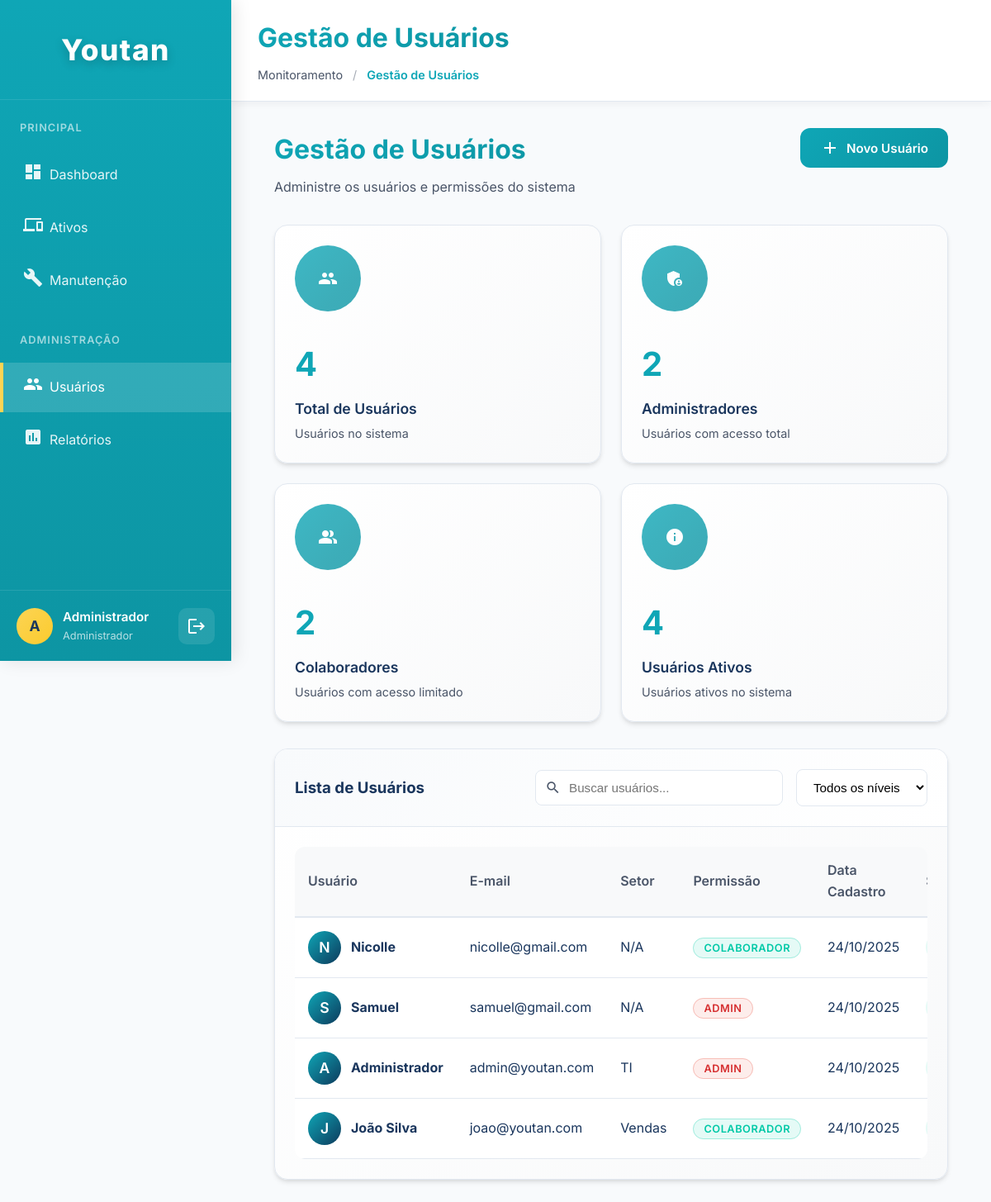
/users.php (signed in), run on the app's committed database.
### tables this page shows
CREATE TABLE `usuarios` (
  `id` int(11) NOT NULL,
  `nome` varchar(100) NOT NULL,
  `email` varchar(100) NOT NULL,
  `senha` varchar(255) NOT NULL,
  `nivel_permissao` enum('admin','colaborador') NOT NULL DEFAULT 'colaborador',
  `setor` varchar(100) DEFAULT NULL,
  `data_criacao` timestamp NOT NULL DEFAULT current_timestamp(),
  `ativo` tinyint(1) DEFAULT 1
);

### users.php (the view, shortened to what this page needs)
<?php
require_once 'includes/db.php';
include 'includes/header.php';
$usuarios = $conn->query("SELECT * FROM usuarios ORDER BY data_criacao DESC")->fetchAll();
$stats = $conn->query("
    SELECT
        COUNT(*) as total,
        SUM(CASE WHEN nivel_permissao = 'admin' THEN 1 ELSE 0 END) as administradores,
        SUM(CASE WHEN nivel_permissao = 'colaborador' THEN 1 ELSE 0 END) as colaboradores,
        SUM(CASE WHEN ativo = 1 THEN 1 ELSE 0 END) as ativos
    FROM usuarios
")->fetch();
?>
<div class="container">
    <div class="page-header animate-fadeIn">
        <div class="header-left">
            <h1>Gestão de Usuários</h1>
            <p>Administre os usuários e permissões do sistema</p>
        </div>
        <button class="btn btn-primary animate-fadeIn" onclick="document.getElementById('modal-cadastro').style.display='flex'">
            <i class="icons icon-add"></i>
            Novo Usuário
        </button>
    </div>
    <div class="kpi-grid">
        <div class="card animate-fadeIn">
            <div class="card-body">
                <div class="kpi-header">
                    <div class="kpi-icon">
                        <i class="icons icon-users"></i>
                    </div>
                </div>
                <div class="kpi-value"><?php echo $stats['total'] ?? 0; ?></div>
                <div class="kpi-label">Total de Usuários</div>
                <div class="kpi-description">Usuários no sistema</div>
            </div>
        </div>
        <div class="card animate-fadeIn">
            <div class="card-body">
                <div class="kpi-header">
                    <div class="kpi-icon">
                        <i class="icons icon-admin"></i>
                    </div>
                </div>
                <div class="kpi-value"><?php echo $stats['administradores'] ?? 0; ?></div>
                <div class="kpi-label">Administradores</div>
                <div class="kpi-description">Usuários com acesso total</div>
            </div>
        </div>
        <div class="card animate-fadeIn">
            <div class="card-body">
                <div class="kpi-header">
                    <div class="kpi-icon">
                        <i class="icons icon-people"></i>
                    </div>
                </div>
                <div class="kpi-value"><?php echo $stats['colaboradores'] ?? 0; ?></div>
                <div class="kpi-label">Colaboradores</div>
                <div class="kpi-description">Usuários com acesso limitado</div>
            </div>
        </div>
        <div class="card animate-fadeIn">
            <div class="card-body">
                <div class="kpi-header">
                    <div class="kpi-icon">
                        <i class="icons icon-status"></i>
                    </div>
                </div>
                <div class="kpi-value"><?php echo $stats['ativos'] ?? 0; ?></div>
                <div class="kpi-label">Usuários Ativos</div>
                <div class="kpi-description">Usuários ativos no sistema</div>
            </div>
        </div>
    </div>
    <div class="card animate-fadeIn">
        <div class="card-header">
            <h3>Lista de Usuários</h3>
            <div class="header-actions">
                <div class="search-box">
                    <input type="text" placeholder="Buscar usuários..." class="search-input" id="searchInput">
                </div>
                <select class="filter-select" id="filterSelect">
                    <option value="">Todos os níveis</option>
                </select>
            </div>
        </div>
        <div class="card-body">
            <div class="table-responsive">
                <table class="data-table">
                    <thead>
                        <tr>
                            <th>Usuário</th>
                            <th>E-mail</th>
                            <th>Setor</th>
                            <th>Permissão</th>
                            <th>Data Cadastro</th>
                            <th>Status</th>
                        </tr>
                    </thead>
                    <tbody>
                        <?php if (empty($usuarios)): ?>
                            <tr>
                                <td colspan="7" class="empty-state">
                                    <div class="empty-icon">
                                        <i class="icons icon-users"></i>
                                    </div>
                                    <h4>Nenhum usuário cadastrado</h4>
                                    <p>Cadastre o primeiro usuário do sistema</p>
                                </td>
                            </tr>
                        <?php else: ?>
                            <?php foreach ($usuarios as $usuario): ?>
                                <tr class="animate-fadeIn" data-nivel="<?php echo $usuario['nivel_permissao']; ?>">
                                    <td>
                                        <div class="table-user-info">
                                            <div class="table-user-avatar">
                                                <?php echo strtoupper(substr($usuario['nome'], 0, 1)); ?>
                                            </div>
                                            <div class="table-user-details">
                                                <strong><?php echo htmlspecialchars($usuario['nome']); ?></strong>
                                            </div>
                                        </div>
                                    </td>
                                    <td><?php echo htmlspecialchars($usuario['email']); ?></td>
                                    <td><?php echo htmlspecialchars($usuario['setor'] ?? 'N/A'); ?></td>
                                    <td>
                                        <span class="badge badge-<?php echo $usuario['nivel_permissao']; ?>">
                                            <?php echo ucfirst($usuario['nivel_permissao']); ?>
                                        </span>
                                    </td>
                                    <td><?php echo date('d/m/Y', strtotime($usuario['data_criacao'])); ?></td>
                                    <td>
                                    </td>
                                </tr>
                            <?php endforeach; ?>
                        <?php endif; ?>
                    </tbody>
                </table>
            </div>
        </div>
    </div>
</div>
<?php
include 'includes/footer.php';
?>

### css/global.css (style rules this page uses)
:root { --cor-primaria: #0fa6b6; --cor-secundaria: #fcd454; --cor-terciaria: #d4ec7c; --cor-quaternaria: #74c1a0; --cor-fundo: #f8fafc; --cor-fundo-auth: #f8f9fa; --cor-fundo-card: #ffffff; --cor-texto: #1a365d; --cor-texto-secundario: #4a5568; --cor-borda: #e2e8f0; --cor-erro: #e53e3e; --cor-sucesso: #38a169; --cor-alerta: #d69e2e; --cor-info: #3182ce; --cor-branca: #ffffff; --sombra: 0 4px 6px -1px rgba(0, 0, 0, 0.1), 0 2px 4px -1px rgba(0, 0, 0, 0.06); --sombra-hover: 0 20px 25px -5px rgba(0, 0, 0, 0.1), 0 10px 10px -5px rgba(0, 0, 0, 0.04); --gradiente-primario: linear-gradient(135deg, #0fa6b6 0%, #0d95a3 100%); --gradiente-secundario: linear-gradient(135deg, #fcd454 0%, #fbcb2e 100%); }
* { margin: 0; padding: 0; box-sizing: border-box; }
body { font-family: 'Inter', -apple-system, BlinkMacSystemFont, sans-serif; background-color: var(--cor-fundo); color: var(--cor-texto); line-height: 1.6; overflow-x: hidden; }
.container { max-width: 1200px; margin: 0 auto; padding: 0 20px; }
.animate-fadeIn { animation: fadeIn 0.6s ease-out; }
.card { background: var(--cor-fundo-card); border-radius: 16px; box-shadow: var(--sombra); border: 1px solid var(--cor-borda); transition: all 0.3s cubic-bezier(0.4, 0, 0.2, 1); overflow: hidden; animation: fadeIn 0.6s ease-out; }
.card-header { padding: 24px; border-bottom: 1px solid var(--cor-borda); background: linear-gradient(135deg, #f8fafc 0%, #ffffff 100%); display: flex; justify-content: space-between; align-items: center; }
.card-body { padding: 24px; }
.btn { display: inline-flex; align-items: center; gap: 8px; padding: 12px 24px; border: none; border-radius: 12px; font-weight: 600; font-size: 0.95rem; cursor: pointer; transition: all 0.3s cubic-bezier(0.4, 0, 0.2, 1); text-decoration: none; font-family: inherit; position: relative; overflow: hidden; }
.btn::before { content: ''; position: absolute; top: 0; left: -100%; width: 100%; height: 100%; background: linear-gradient(90deg, transparent, rgba(255,255,255,0.3), transparent); transition: left 0.5s; }
.btn-primary { background: var(--gradiente-primario); color: white; }
.table-responsive { overflow-x: auto; border-radius: 12px; }
.data-table { width: 100%; border-collapse: collapse; background: white; border-radius: 12px; overflow: hidden; }
.data-table th { background: linear-gradient(135deg, #f8fafc 0%, #edf2f7 100%); padding: 16px; text-align: left; font-weight: 600; color: var(--cor-texto); border-bottom: 2px solid var(--cor-borda); position: sticky; top: 0; }
.data-table td { padding: 16px; border-bottom: 1px solid var(--cor-borda); transition: all 0.3s ease; }
.data-table tr { transition: all 0.3s ease; }
.badge { padding: 6px 12px; border-radius: 20px; font-size: 0.8rem; font-weight: 600; text-transform: uppercase; letter-spacing: 0.5px; }

### data on the page
usuarios: nome "N", nome "Nicolle", email "nicolle@gmail.com", setor "N/A", nivel_permissao "COLABORADOR", data_criacao "24/10/2025"
usuarios: nome "S", nome "Samuel", email "samuel@gmail.com", setor "N/A", nivel_permissao "ADMIN", data_criacao "24/10/2025"
usuarios: nome "A", nome "Administrador", email "admin@youtan.com", setor "TI", nivel_permissao "ADMIN", data_criacao "24/10/2025"
usuarios: nome "J", nome "João Silva", email "joao@youtan.com", setor "Vendas", nivel_permissao "COLABORADOR", data_criacao "24/10/2025"

### other printed values
substr($_SESSION['user_name'] ?? 'U', 0, 1) "A"
$_SESSION['user_name'] "Administrador"
$page_title "Gestão de Usuários"
$stats['total'] "4"
$stats['administradores'] "2"
$stats['colaboradores'] "2"
$stats['ativos'] "4"
